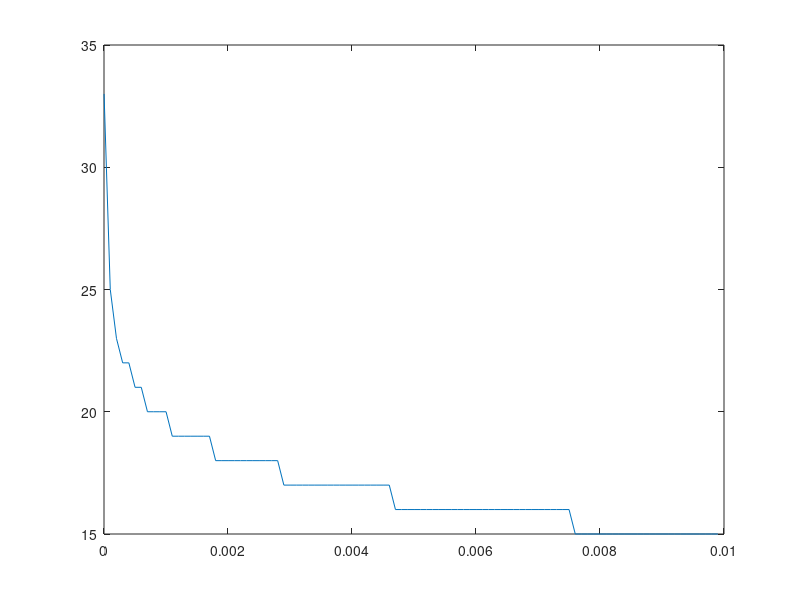

Reproduce this figure in MATLAB. (Note: this script raises an error after producing the figure.)
f = {@(x) (x-2)^2+x*log(x+3),  
 @(x) exp(-2*x) + (x-2)^2,
 @(x) exp(x)*(x^3-1)+(x-1)*sin(x)};

l = 0.01;
lambda_list = 0.000001:0.0001:0.01;
lambda_list_static = [0.000001, 0.0001, 0.01];

function [k, a, b, fcounter] = golden(l, fun)
    golden_ratio = 0.618;
    a(1) = -1;            
    b(1) = 3;            
        
    x1(1) = a(1) + (1-golden_ratio)*(b(1)-a(1));
    x2(1) = a(1) + golden_ratio*(b(1)-a(1));
    fx1 = fun(x1(1));
    fx2 = fun(x2(1));
    k = 1;
    fcounter = 2;

    while b(k) - a(k) >= l
        if fx1 >= fx2
            a(k+1)=x1(k);
            b(k+1) = b(k);
            x2(k+1) = a(k+1)+golden_ratio*(b(k+1)-a(k+1));
            x1(k+1) = x2(k);
            fx1 = fx2;
            fx2 = fun(x2(k+1));
            fcounter = fcounter + 1;
            k = k+1;
        else
            a(k+1) = a(k);
            b(k+1) = x2(k); 
            x2(k+1)=x1(k);
            x1(k+1) = a(k+1) + (1-golden_ratio)*(b(k+1)-a(k+1));
            fx2 = fx1;
            fx1 = fun(x1(k+1));
            fcounter = fcounter + 1;
            k = k+1;
        end
    end
end


for graph_index = 1:3
    for lambda_index = 1:length(lambda_list)
        [k, a, b, fcounter] = golden(lambda_list(lambda_index), f{graph_index});
        fcounter_list(graph_index, lambda_index) = fcounter;
        ks_list(graph_index, lambda_index) = k;
    end
    figure;
    plot(lambda_list, fcounter_list(graph_index, :));
    title(extractAfter(func2str(f{graph_index}), '@(x)'));
    xlabel('lambda values');
    ylabel('Calculations of f(x)');
end

for graph_index = 1:3
    figure;
    hold on
    for lambda_index = 1:length(lambda_list_static)
        [k, a, b, fcounter] = golden(lambda_list_static(lambda_index), f{graph_index});
        plot(1:1:k, a);
        plot(1:1:k, b);
    end
    title(extractAfter(func2str(f{graph_index}), '@(x)'));
    xlabel('Iterations');
    ylabel('a, b');
    legend('a, l=0.000001','b, l=0.000001','a, l=0.0001','b, l=0.0001','a, l=0.01','b, l=0.01');
end
